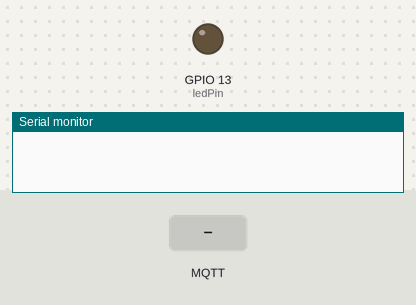
Simulated run of this sketch. Board: ESP8266 (NodeMCU). On the bench: output pins drawn as LEDs (lit = HIGH), the last lines printed to the serial monitor. The inputs (shaded band) are chosen by the test bench. WiFi joins after 1.5 s; servers stay silent unless stated; no MQTT or app messages arrive unless stated.

Above: at 3.2 s.
3.3 s: MQTT message "ON" arrives on the first subscribed topic
At 4.0 s:
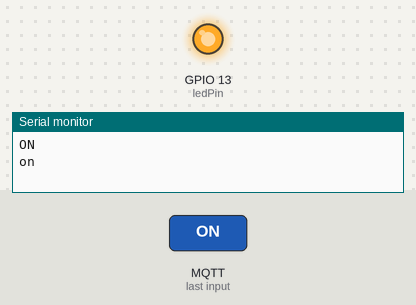
4.8 s: MQTT message "90" arrives on the first subscribed topic
At 5.3 s:
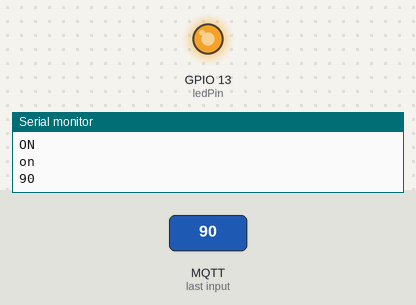
6.3 s: MQTT message "OFF" arrives on the first subscribed topic
At 7.5 s:
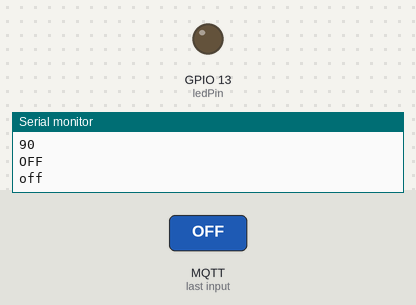
Timing chart, 0 to 9.3 s (numbered marks = the images above; inputs shaded):
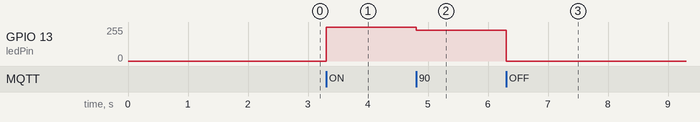

The sketch:

SmartFlat_Spotlights01.ino
```cpp
// (licence header left out)
#include <ESP8266WiFi.h>
#include <MQTTClient.h>
#include <ESP8266WebServer.h>
#include <ESP8266mDNS.h>
#include <ESP8266HTTPUpdateServer.h>

/* ---------- DO NOT EDIT ANYTHING ABOVE THIS LINE ---------- */

//Only edit the settings in this section

/* WIFI Settings */
// Name of wifi network
const char* ssid = "Tonic";

// Password to wifi network
const char* password = "fetthemligt";

/* Web Updater Settings */
// Host Name of Device
const char* host = "Tildas-Spotlight1";

// Path to access firmware update page (Not Neccessary to change)
const char* update_path = "/firmware";

// Username to access the web update page
const char* update_username = "admin";

// Password to access the web update page
const char* update_password = "Admin";

/* MQTT Settings */
// Topic which listens for commands
char* subscribeTopic = "SmartFlat/Bed/SpotLight1";

//MQTT Server IP Address
const char* server = "192.168.0.107";

//Unique device ID
const char* mqttDeviceID = "HampDaChamp-SmartFlat3";

const int ledPin = 13;


/* ---------- DO NOT EDIT ANYTHING BELOW THIS LINE ---------- */

ESP8266WebServer httpServer(80);
ESP8266HTTPUpdateServer httpUpdater;

WiFiClient net;
MQTTClient client;

unsigned long lastMillis = 0;

bool channel1 = false;
bool channel2 = false;

void connect();

void setup() {
  Serial.begin(19200);


  WiFi.mode(WIFI_STA);

  WiFi.begin(ssid, password);
  client.begin(server, net);
  client.onMessage(messageReceived);

  connect();

  MDNS.begin(host);

  httpUpdater.setup(&httpServer, update_path, update_username, update_password);
  httpServer.begin();

  MDNS.addService("http", "tcp", 80);

  pinMode(ledPin, OUTPUT);
  digitalWrite(ledPin, LOW);
  analogWriteFreq(150);

}

void connect() {
  while (WiFi.status() != WL_CONNECTED) {
    delay(1000);
  }

  while (!client.connect(mqttDeviceID)) {
    delay(1000);
  }

  client.subscribe(subscribeTopic);
}

void loop() {
  client.loop();
  delay(10);

  if (!client.connected()) {
    connect();
  }

  httpServer.handleClient();

}

void messageReceived(String &topic, String &payload) {
  String msgString = payload;
  Serial.println(msgString);

  if (msgString == "ON") {
    digitalWrite(ledPin, HIGH);
    Serial.println("on");
  }
  else if (msgString == "OFF") {
    digitalWrite(ledPin, LOW);
    Serial.println("off");
  }
  else {
    int msgInt = msgString.toInt();
    //Serial.println(msgString);
    //Serial.println(msgInt);
    int ledOut;
    ledOut = map(msgInt, 0, 100, 0, 255);
    analogWrite(ledPin, ledOut);
  /*  if (ledOut > 250) {
      digitalWrite(ledPin, HIGH);
      Serial.println("HIGH");
    } else if (ledOut < 5) {
      digitalWrite(ledPin, LOW);
      Serial.println("LOW");
    } else {
      analogWrite(ledPin, ledOut);
      Serial.println(ledOut);
      Serial.println("Analog");
    }*/
   // Serial.println(msgInt);
  }
}
```

Measured:
- after the input at 3.3 s, GPIO 13 (ledPin): 0/255 → 255/255 at once
- after the input at 4.8 s, GPIO 13 (ledPin): 255/255 → 230/255 at once
- after the input at 6.3 s, GPIO 13 (ledPin): 230/255 → 0/255 at once
